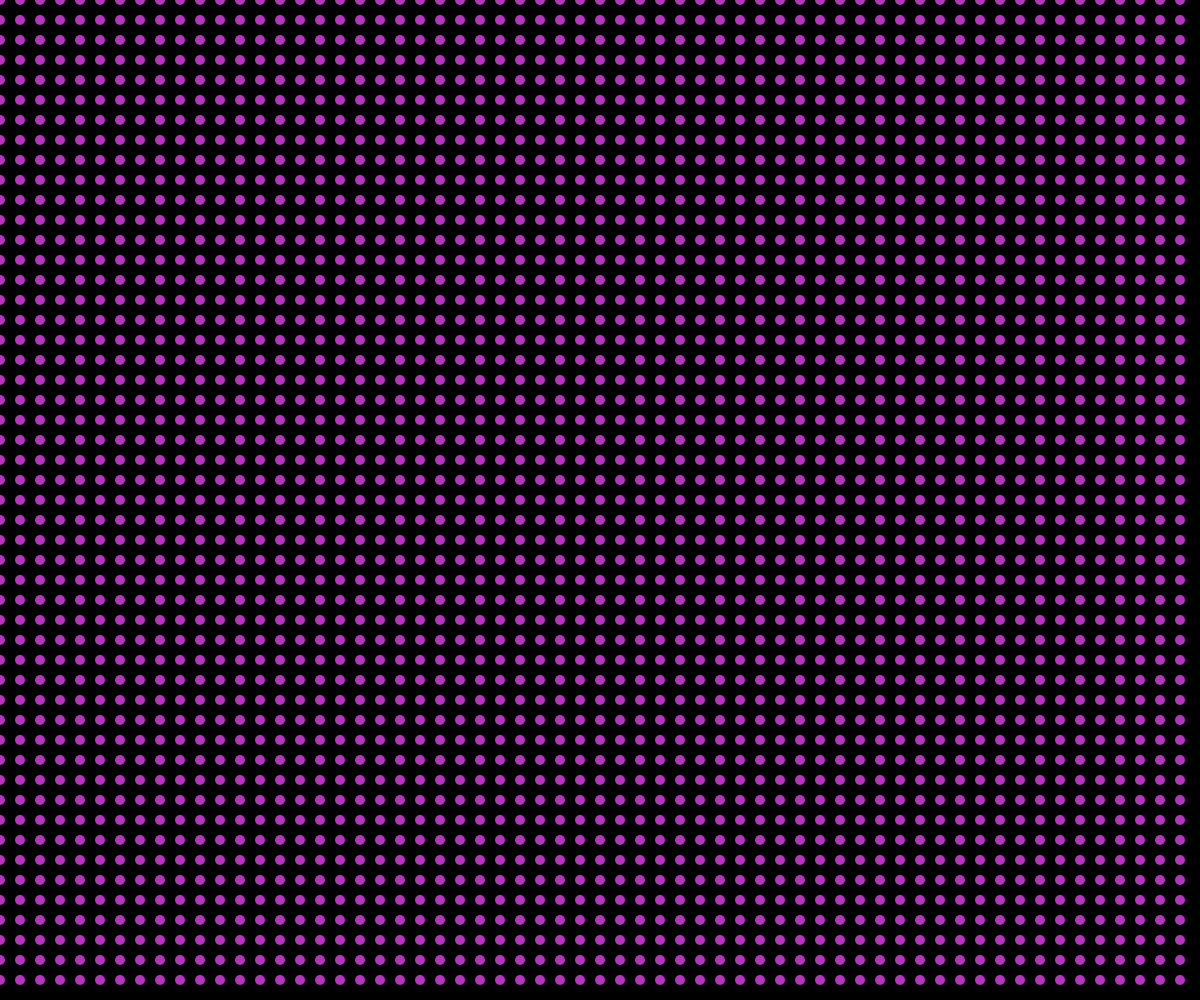
Frame 1 (no input)
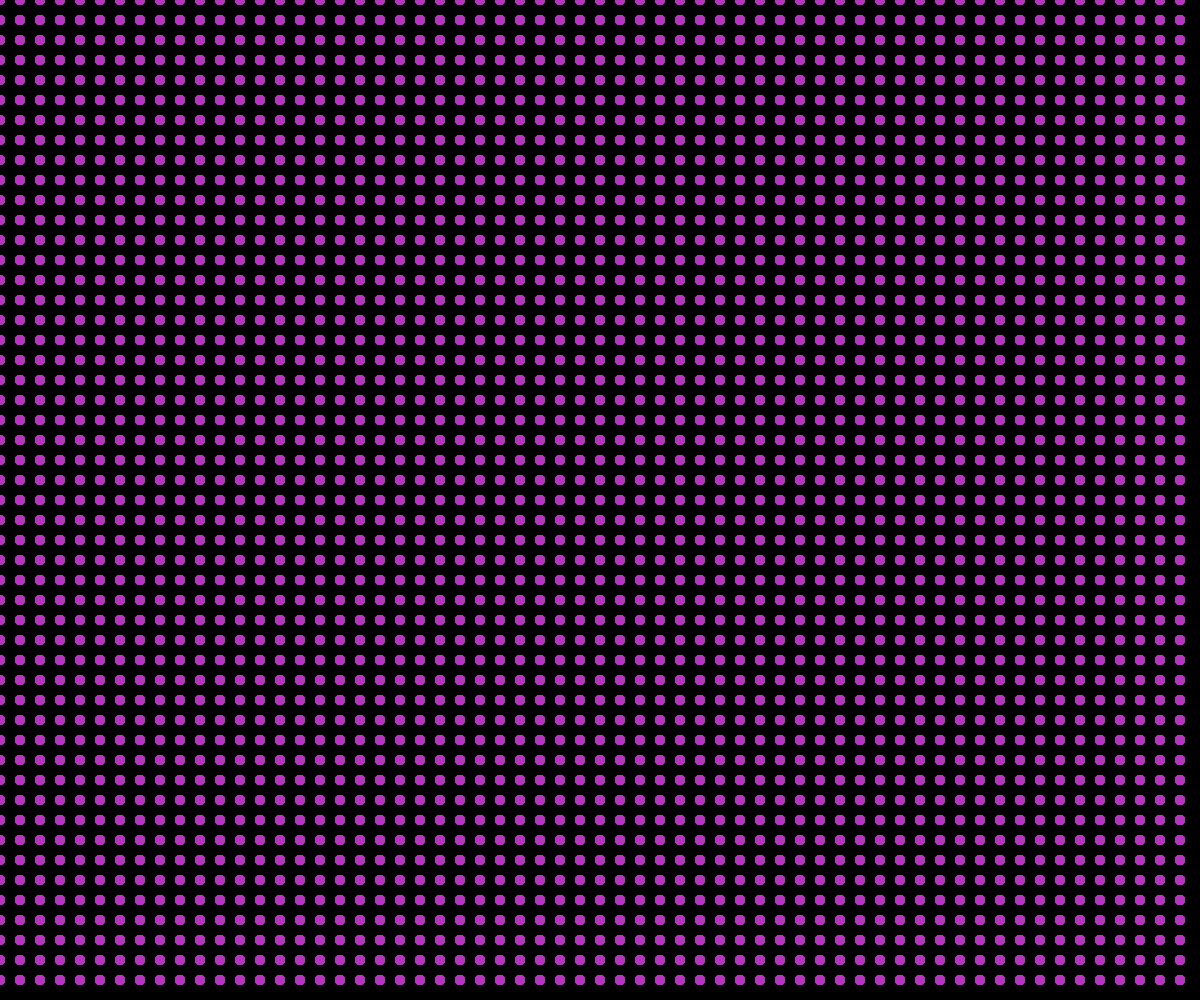
Frame 60 (no input)
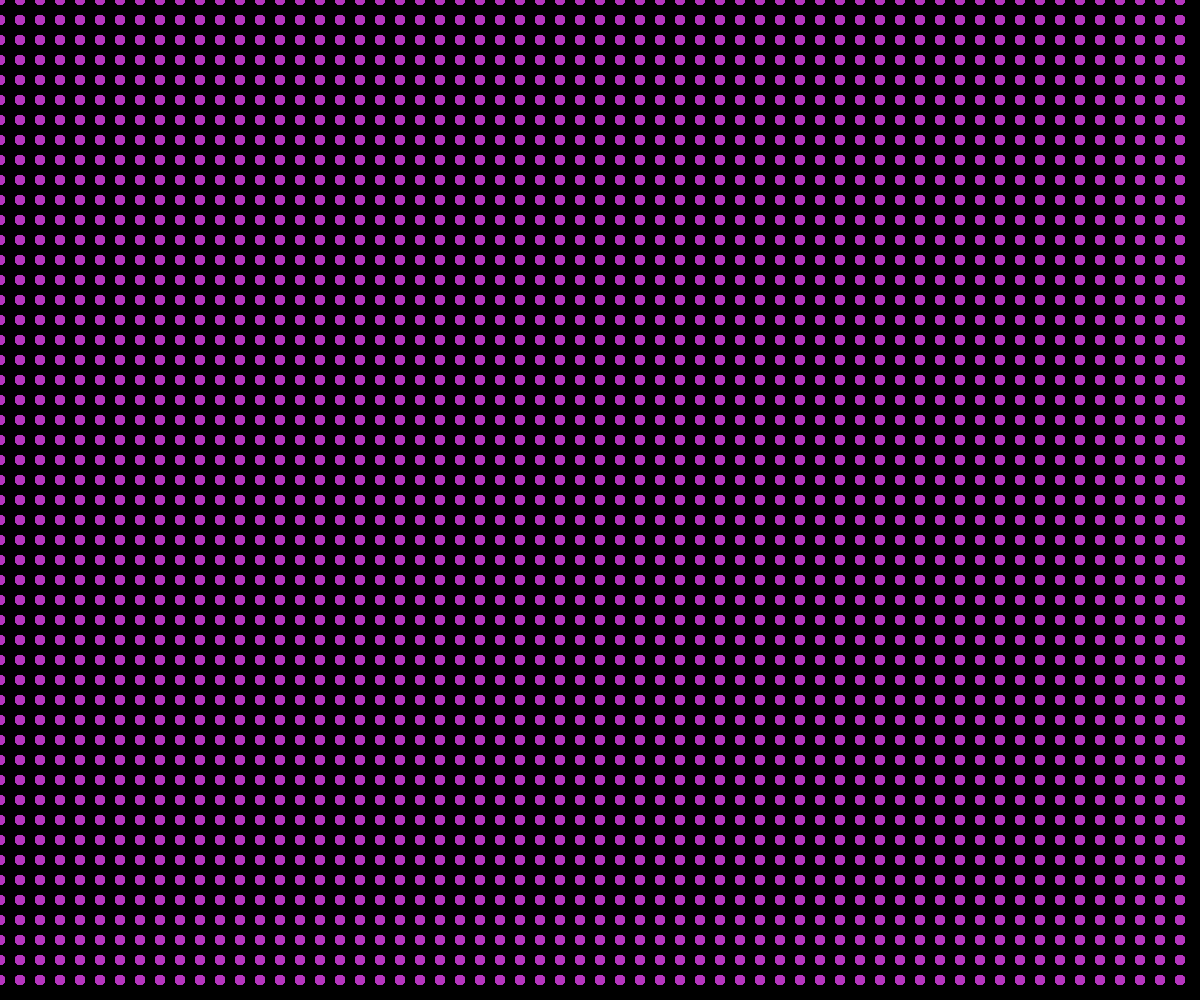
Frame 120 (the mouse pressed at the canvas centre since frame 60)

The p5.js sketch that drew these frames (run headless with seeded random() and noise() and a simulated clock; from frame 60 on, the mouse is pressed at the canvas centre):

// p5.js sketch
// ── sketch.js
//* global alpha blue brightness color green hue lerpColor lightness red saturation p5.Color background clear colorMode fill noFill noStroke stroke arc ellipse circle line point quad rect square triangle ellipseMode noSmooth rectMode smooth strokeCap strokeJoin strokeWeight bezier bezierDetail bezierPoint bezierTangent curve curveDetail curveTightness curvePoint curveTangent beginContour beginShape bezierVertex curveVertex endContour endShape quadraticVertex vertex plane box sphere cylinder cone ellipsoid torus p5.Geometry loadModel model HALF_PI PI QUARTER_PI TAU TWO_PI DEGREES RADIANS print frameCount deltaTime focused cursor frameRate noCursor displayWidth displayHeight windowWidth windowHeight windowResized width height fullscreen pixelDensity displayDensity getURL getURLPath getURLParams preload setup draw remove disableFriendlyErrors noLoop loop push pop redraw p5.Element select selectAll removeElements changed input createDiv createP createSpan createImg createA createSlider createButton createCheckbox createSelect createRadio createColorPicker createInput createFileInput createVideo createAudio VIDEO AUDIO createCapture createElement p5.MediaElement p5.Graphics createCanvas resizeCanvas noCanvas createGraphics blendMode setAttributes applyMatrix resetMatrix rotate rotateX rotateY rotateZ scale shearX shearY translate storeItem getItem clearStorage removeItem createStringDict createNumberDict p5.TypedDict p5.NumberDict append arrayCopy concat reverse shorten shuffle sort splice subset float int str boolean byte char unchar hex unhex join match matchAll nf nfc nfp nfs split splitTokens trim deviceOrientation accelerationX accelerationY accelerationZ pAccelerationX pAccelerationY pAccelerationZ rotationX rotationY rotationZ pRotationX pRotationY pRotationZ turnAxis setMoveThreshold setShakeThreshold deviceMoved deviceTurned deviceShaken keyIsPressed key keyCode keyPressed keyReleased keyTyped keyIsDown movedX movedY mouseX mouseY pmouseX pmouseY winMouseX winMouseY pwinMouseX pwinMouseY mouseButton mouseIsPressed mouseMoved mouseDragged mousePressed mouseReleased mouseClicked doubleClicked mouseWheel requestPointerLock exitPointerLock touches touchStarted touchMoved touchEnded createImage saveCanvas saveFrames p5.Image loadImage image tint noTint imageMode pixels blend copy filter get loadPixels set updatePixels loadJSON loadStrings loadTable loadXML loadBytes httpGet httpPost httpDo p5.XML createWriter p5.PrintWriter save saveJSON saveStrings saveTable p5.Table p5.TableRow day hour minute millis month second year createVector p5.Vector abs ceil constrain dist exp floor lerp log mag map max min norm pow round sq sqrt noise noiseDetail noiseSeed randomSeed random randomGaussian acos asin atan atan2 cos sin tan degrees radians angleMode textAlign textLeading textSize textStyle textWidth textAscent textDescent loadFont text textFont p5.Font orbitControl debugMode noDebugMode ambientLight directionalLight pointLight lights lightFalloff loadShader createShader shader resetShader normalMaterial texture textureMode textureWrap ambientMaterial emissiveMaterial specularMaterial shininess p5.Shader camera perspective ortho createCamera p5.Camera setCamera */
let cnv, r, g, b

function setup () {
  // put setup code here
  cnv = createCanvas(window.innerWidth, window.innerHeight)
  cnv.mouseOver(colorChange)
  r = 255
  g = 255
  b = 255
  background(0)
  noStroke()
  fill(255)
}

function draw () {
  // put drawing code here
  for (let x = 0; x < width; x += 20) {
    for (let y = 0; y < height; y += 20) {
      fill(r, g, b )
      circle(x, y, 10)
    }
  }
}

function colorChange () {
  // time to change colors boys
  r = random(0, 255)
  g = random(0, 255)
  b = random(0, 255)


}
